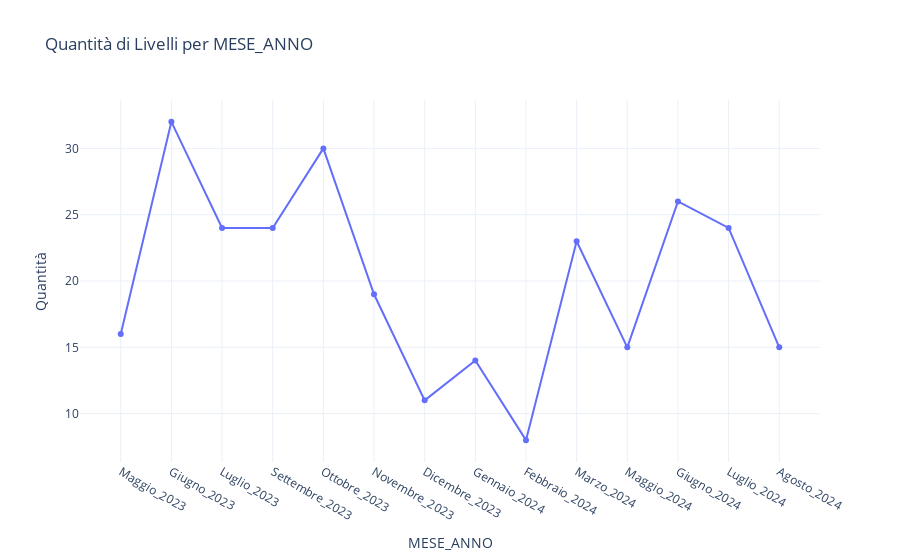

This figure's notebook cell:
### Code cell
# Crea il grafico a linee
fig = go.Figure()

fig.add_trace(go.Scatter(x=list(dizionario_ordinato.keys()), y=list(dizionario_ordinato.values()), mode='lines+markers', name='Linea'))

# Aggiungi titolo e etichette agli assi
fig.update_layout(
    title='Quantità di Livelli per MESE_ANNO',
    xaxis_title='MESE_ANNO',
    yaxis_title='Quantità',
    legend_title='Livelli',
    template='plotly_white'
)

# Mostra il grafico
fig.show()

### Figure 1 — Plotly figure (JSON) as saved in the notebook; plotly's stock layout.template omitted (floating-point values rounded to 4 significant figures)
{"data": [{"mode": "lines+markers", "name": "Linea", "type": "scatter", "x": ["Maggio_2023", "Giugno_2023", "Luglio_2023", "Settembre_2023", "Ottobre_2023", "Novembre_2023", "Dicembre_2023", "Gennaio_2024", "Febbraio_2024", "Marzo_2024", "Maggio_2024", "Giugno_2024", "Luglio_2024", "Agosto_2024"], "y": [16, 32, 24, 24, 30, 19, 11, 14, 8, 23, 15, 26, 24, 15]}], "layout": {"legend": {"title": {"text": "Livelli"}}, "title": {"text": "Quantità di Livelli per MESE_ANNO"}, "xaxis": {"title": {"text": "MESE_ANNO"}}, "yaxis": {"title": {"text": "Quantità"}}}}
